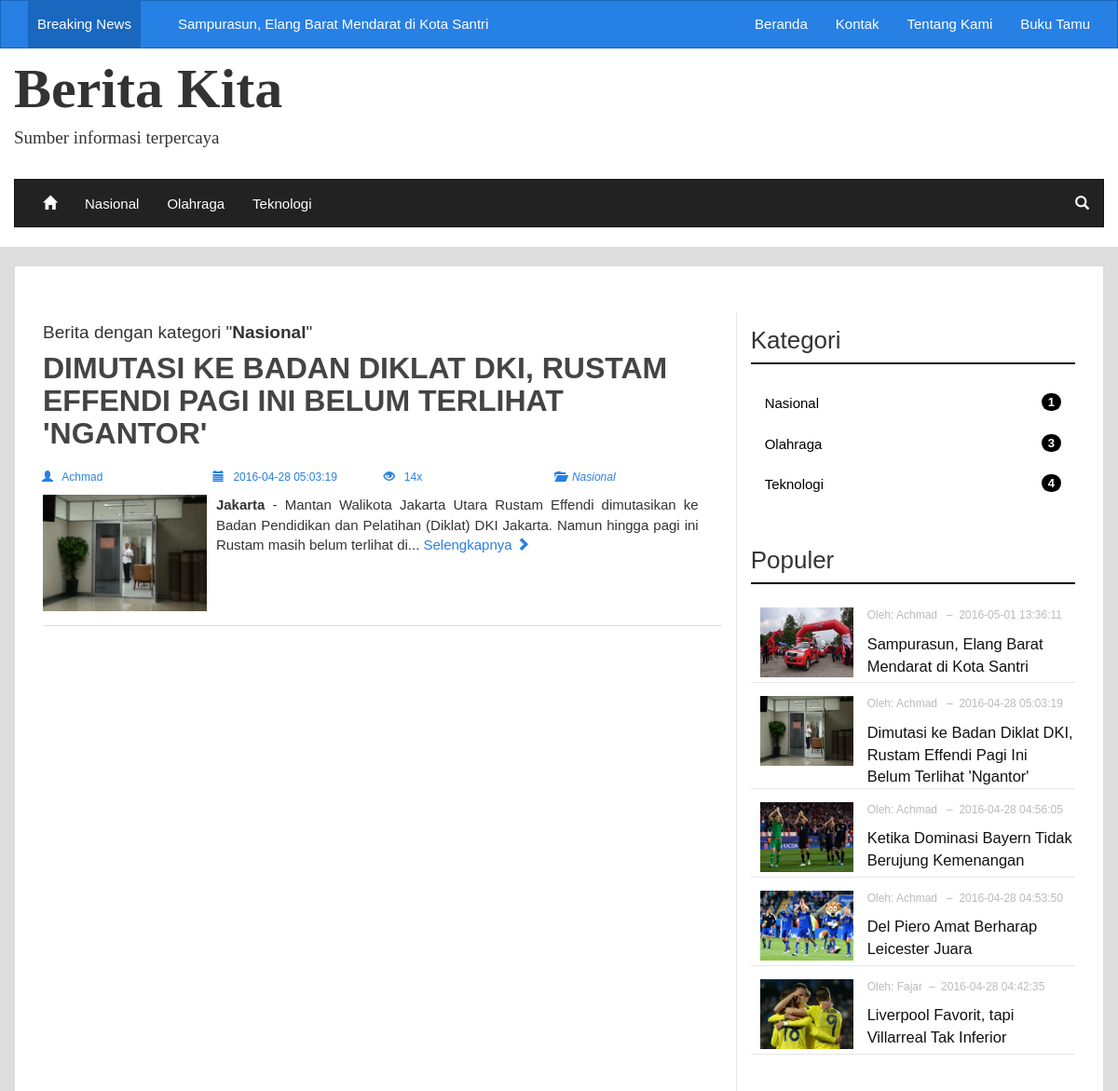
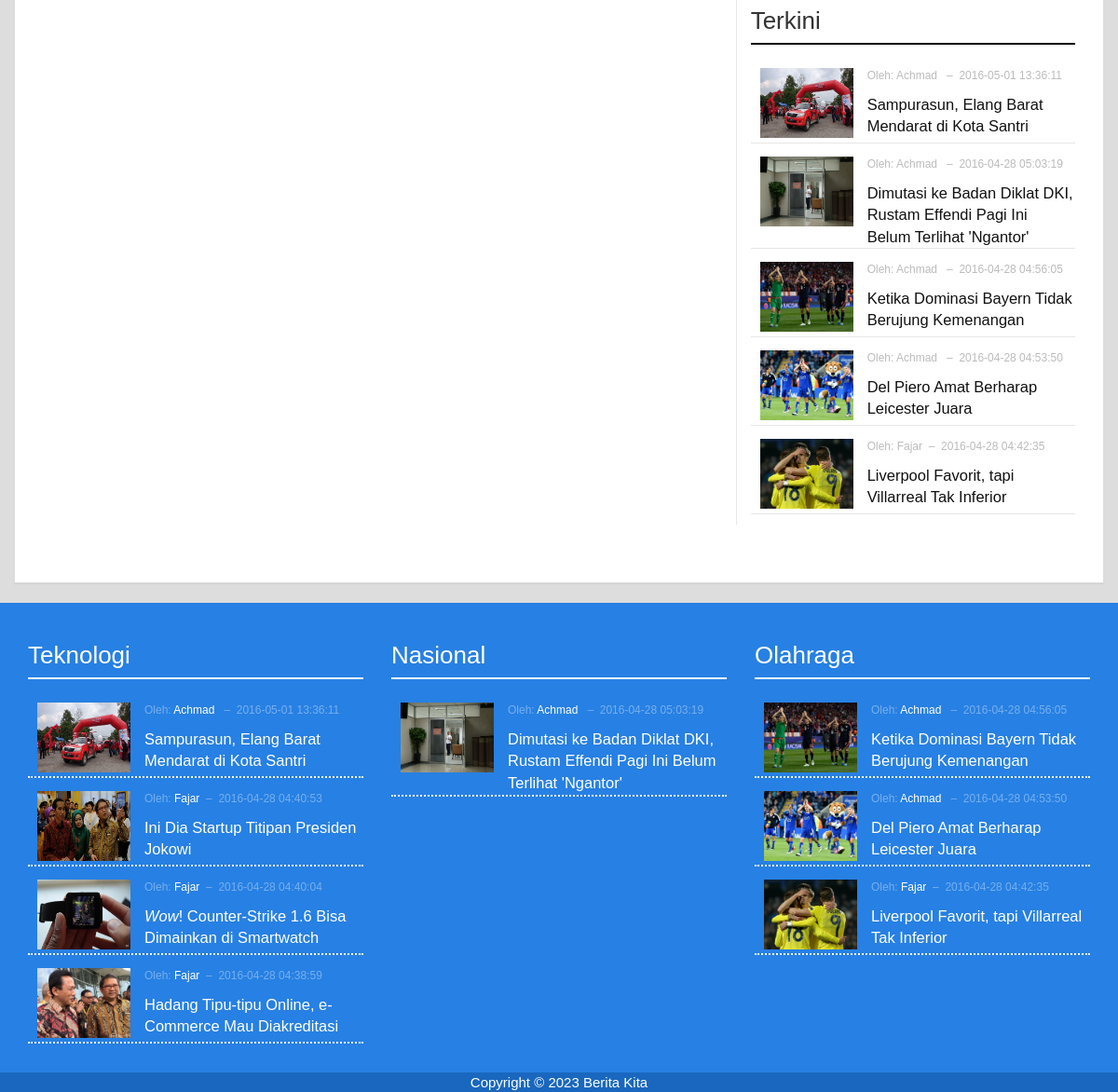
Screenshot of /portalberitatrending/kategori.php?id=1 with the database file from the repository (2 pictures, top to bottom).
### tables this page shows
CREATE TABLE `berita` (
  `id_berita` int(11) NOT NULL AUTO_INCREMENT,
  `judul` varchar(100) NOT NULL,
  `id_kategori` int(11) NOT NULL,
  `gambar` varchar(100) NOT NULL,
  `teks_berita` text NOT NULL,
  `tgl_posting` datetime NOT NULL,
  `id_admin` int(11) NOT NULL,
  `dilihat` int(11) NOT NULL,
  PRIMARY KEY (`id_berita`)
);

CREATE TABLE `halaman` (
  `id_hal` int(11) NOT NULL AUTO_INCREMENT,
  `nm_halaman` varchar(30) NOT NULL,
  `link` varchar(30) NOT NULL,
  PRIMARY KEY (`id_hal`)
);

CREATE TABLE `kategori` (
  `id_kategori` int(11) NOT NULL AUTO_INCREMENT,
  `kategori` varchar(30) NOT NULL,
  PRIMARY KEY (`id_kategori`)
);

### portalberitatrending/kategori.php (the view, shortened to what the rows shown need)
<?php include 'header.php';
$limit = 5;
if(isset($_GET['p'])){
    $noPage = $mysqli->real_escape_string($_GET['p']);
}
else $noPage = 1;
$offset = ($noPage - 1) * $limit;
$sqlKategori = "SELECT kategori FROM kategori WHERE id_kategori='".$mysqli->real_escape_string($_GET['id'])."'";
$qryKategori = $mysqli->query($sqlKategori);
$jumlah = $qryKategori->num_rows;
if ($jumlah > 0) {
	$kategori = $qryKategori->fetch_assoc();
	$sqlIndex = "SELECT
	berita.id_berita,
	berita.judul,
	berita.gambar,
	berita.teks_berita,
	berita.tgl_posting,
	berita.dilihat,
	admin.id_admin,
	admin.nama_lengkap,
	kategori.id_kategori,
	kategori.kategori
	FROM
	admin
	INNER JOIN berita ON admin.id_admin = berita.id_admin
	INNER JOIN kategori ON kategori.id_kategori = berita.id_kategori
	WHERE kategori.id_kategori = '".$mysqli->real_escape_string($_GET['id'])."'
	ORDER BY
	berita.tgl_posting DESC
	LIMIT ".$mysqli->real_escape_string($offset).",". $mysqli->real_escape_string($limit);
	$qryIndex = $mysqli->query($sqlIndex);
} else {
	echo "<script>window.location = '404.php'</script>";
}
?>
<div class="container-fluid">
	<div class="row">
		<div class="container konten-wrapper">
			<div class="panel panel-default">
				<div class="panel-body main">
					<div class="col-md-8">
						<h4>Berita dengan kategori "<strong><?php echo $kategori['kategori']; ?></strong>"</h4>
						<?php while ($post_kat = $qryIndex->fetch_assoc()) { ?>
						<div class="post">
							<div class="row post-title">
								<div class="col-sm-12">
									<a href="<?php echo $base_url."detail.php?id=".$post_kat['id_berita']."&amp;judul=".strtolower(str_replace(" ", "-",$post_kat['judul'])); ?>">
										<h2><?php echo strtoupper($post_kat['judul']); ?></h2>
									</a>
								</div>
							</div>
							<div class="row post-meta">
								<div class="col-sm-3">
									<i class="glyphicon glyphicon-user"></i>&nbsp;&nbsp;
									<a href="<?php echo $base_url."author.php?id=".$post_kat['id_admin']; ?>">
										<?php echo $post_kat['nama_lengkap']; ?>
									</a>
								</div>
								<div class="col-sm-3">
									<i class="glyphicon glyphicon-calendar"></i>&nbsp;&nbsp;
									<?php echo $post_kat['tgl_posting']; ?>
								</div>
								<div class="col-sm-3">
									<i class="glyphicon glyphicon-eye-open"></i>&nbsp;&nbsp;
									<?php echo $post_kat['dilihat']; ?>x
								</div>
								<div class="col-sm-3">
									<i class="glyphicon glyphicon-folder-open"></i>&nbsp;&nbsp;<em><?php echo $post_kat['kategori']; ?></em>
								</div>
							</div>
							<div class="row post-content">
								<div class="col-sm-12 excerpt">
									<img src="<?php echo $base_url."images/".$post_kat['gambar']; ?>" class="wow fadeIn">
									<?php echo substr($post_kat['teks_berita'], 0,200); ?>...
									<a href="<?php echo $base_url."detail.php?id=".$post_kat['id_berita']."&amp;judul=".
									strtolower(str_replace(' ', '-', $post_kat['judul'])); ?>">
										Selengkapnya <i class="glyphicon glyphicon-chevron-right"></i>
									</a>
								</div>
							</div>
						</div>
						<?php } ?>
					</div>
					<?php include 'sidebar.php'; ?>
				</div>
			</div>
		</div>
	</div>
</div>
<?php include 'footer.php'; ?>

### portalberitatrending/header.php (shortened to what the rows shown need)
<?php
require_once 'config/config.php';
require_once 'config/koneksi.php';
require_once 'lib/site_title.php';
$sqlHal = 'SELECT * FROM halaman';
$qryHal = $mysqli->query($sqlHal) or die($mysqli->error);
$sqlKat = 'SELECT
kategori.id_kategori,
kategori.kategori
FROM
kategori
INNER JOIN berita ON kategori.id_kategori = berita.id_kategori
GROUP BY
kategori.kategori
ORDER BY
kategori.id_kategori ASC
LIMIT 0, 5';
$qryKat = $mysqli->query($sqlKat) or die($mysqli->error);
$sqlBreaking = 'SELECT berita.id_berita, berita.judul FROM berita ORDER BY berita.tgl_posting DESC LIMIT 0, 5';
$qryBreaking = $mysqli->query($sqlBreaking);
$url = $_SERVER['REQUEST_URI'];
$explode_url = explode("/", $url);
?>
<!DOCTYPE html>
<html lang="en">
<head>
  <link rel="stylesheet" href="assets/bootstrap/css/bootstrap.min.css">
  <link rel="stylesheet" href="dist/css/hover-min.css">
  <link rel="stylesheet" href="assets/font-awesome/css/font-awesome.min.css">
  <link rel="stylesheet" href="dist/css/style.css">
  <link rel="stylesheet" href="assets/wow/css/animate.css">
</head>
<body>
<div class="container-fluid wrapper">
	<div class="row">
		<nav class="navbar navbar-inverse navbar-top">
  			<div class="container">
    			<div class="collapse navbar-collapse" id="bs-example-navbar-collapse-1">
              <ul class="nav navbar-nav headline-container">
                <li>
                  <ul id="headlines" class="headlines">
                    <?php while ($breaking_news = $qryBreaking->fetch_array()) { ?>
                    <li>
                      <a href="<?php echo $base_url."detail.php?id=".$breaking_news['id_berita']."&amp;judul=".strtolower(str_replace(" ", "-", $breaking_news['judul'])); ?>">
                        <?php echo $breaking_news['judul']; ?>
                      </a>
                    </li>
                    <?php } ?>
                  </ul>
                </li>
              </ul>
      				<ul class="nav navbar-nav navbar-right">
              <?php
                while ($hal=$qryHal->fetch_array()) {
                  if ($hal['link'] == $explode_url[2]) {
              ?>
                <li class="active"><a href="<?php echo $base_url.$hal['link']; ?>"><?php echo $hal['nm_halaman']; ?></a></li>
              <?php
                  } else {
              ?>
                <li><a href="<?php echo $base_url.$hal['link']; ?>"><?php echo $hal['nm_halaman']; ?></a></li>
              <?php
                  }
              ?>
              <?php } ?>
    	  			</ul>
    			</div>
  			</div>
		</nav>
	</div>
	<div class="row header-wrapper">
		<div class="container">
		  <nav class="navbar navbar-default navbar-bottom">
  			<div class="container-fluid">
    			<div class="collapse navbar-collapse" id="bs-example-navbar-collapse-2">
      				<ul class="nav navbar-nav">
              <?php while ($kat_menu=$qryKat->fetch_array()) { ?>
              <?php if (isset($_GET['kat']) && $kat_menu['id_kategori'] == $_GET['id']) { ?>
	        			<li class="active">
                  <a class="hvr-sweep-to-top" href="<?php echo $base_url."kategori.php?id=".$kat_menu['id_kategori']."&amp;kat=".strtolower($kat_menu['kategori']); ?>">
                    <?php echo $kat_menu['kategori']; ?>
                    </a>
                </li>
              <?php } else { ?>
	        			<li>
                  <a class="hvr-sweep-to-top" href="<?php echo $base_url."kategori.php?id=".$kat_menu['id_kategori']."&amp;kat=".strtolower($kat_menu['kategori']); ?>">
                    <?php echo $kat_menu['kategori']; ?>
                  </a>
                </li>
              <?php } ?>
              <?php } ?>
    	  			</ul>
    			</div>
  			</div>
		  </nav>
		</div>
	</div>
</div>

### portalberitatrending/sidebar.php (shortened to what the rows shown need)
<?php
$kategori_list = 'SELECT
					kategori.kategori,
					Count(berita.id_berita) AS jumlah,
					kategori.id_kategori
					FROM
					berita
					INNER JOIN kategori ON berita.id_kategori = kategori.id_kategori
					GROUP BY
					kategori.kategori,
					kategori.id_kategori';
$list_kategori = $mysqli->query($kategori_list) or die($mysqli->error);
$terkini = 'SELECT
berita.id_berita,
berita.judul,
berita.gambar,
berita.tgl_posting,
berita.id_admin,
admin.nama_lengkap
FROM
berita
INNER JOIN admin ON berita.id_admin = admin.id_admin
ORDER BY
berita.tgl_posting DESC
LIMIT 0, 5
';
$populer = 'SELECT
berita.id_berita,
berita.judul,
berita.gambar,
berita.tgl_posting,
admin.nama_lengkap,
berita.id_admin,
berita.dilihat
FROM
berita
INNER JOIN admin ON berita.id_admin = admin.id_admin
ORDER BY
berita.dilihat DESC
LIMIT 0, 5
';
$list_terkini = $mysqli->query($terkini) or die ($mysqli->error);
$list_populer = $mysqli->query($populer) or die ($mysqli->error);
?>
					<div class="col-md-4 sidebar">
						<div class="sidebar-item kategori">
							<h3 class="page-header">Kategori</h5>
							<ul class="nav nav-pills nav-stacked nav-kat">
							<?php while ($data_kat = $list_kategori->fetch_array()) { ?>
							<?php if (isset($_GET['kat']) && $data_kat['id_kategori'] == $_GET['id'] ) { ?>
								<li class="active">
									<a href="<?php echo $base_url."kategori.php?id=".$data_kat['id_kategori']."&amp;kat=".strtolower($data_kat['kategori']); ?>">
									<?php echo $data_kat['kategori']; ?> <span class="badge pull-right"><?php echo $data_kat['jumlah'] ?></span></a>
								</li>
							<?php } else { ?>
								<li>
									<a href="<?php echo $base_url."kategori.php?id=".$data_kat['id_kategori']."&amp;kat=".strtolower($data_kat['kategori']); ?>">
									<?php echo $data_kat['kategori']; ?> <span class="badge pull-right"><?php echo $data_kat['jumlah'] ?></span></a>
								</li>
							<?php } ?>
							<?php } ?>
							</ul>
						</div>
						<div class="sidebar-item">
							<ul class="news-list">
							<?php while ($populer_list = $list_populer->fetch_array()) { ?>
								<li>
									<a <a href="<?php echo $base_url."detail.php?id=".$populer_list['id_berita']."&amp;judul=".strtolower(str_replace(" ", "-", $populer_list['judul'])); ?>">
										<img src="<?php echo $base_url."images/".$populer_list['gambar']; ?>" class="img-responsive wow fadeIn">
									</a>
									<p>Oleh: <a href="<?php echo $base_url."author.php?id=".$populer_list['id_admin']; ?>"><?php echo $populer_list['nama_lengkap']; ?></a>&nbsp;&nbsp;&ndash;&nbsp;&nbsp;<?php echo $populer_list['tgl_posting']; ?></p>
									<a href="<?php echo $base_url."detail.php?id=".$populer_list['id_berita']."&amp;judul=".strtolower(str_replace(" ", "-", $populer_list['judul'])); ?>">
										<?php echo $populer_list['judul']; ?>
									</a>
								</li>
							<?php } ?>
							</ul>
						</div>
						<div class="sidebar-item">
							<ul class="news-list">
							<?php while ($terkini_list = $list_terkini->fetch_array()) { ?>
								<li>
									<a href="<?php echo $base_url."detail.php?id=".$terkini_list['id_berita']."&amp;judul=".strtolower(str_replace(" ", "-", $terkini_list['judul'])); ?>">
										<img src="<?php echo $base_url."images/".$terkini_list['gambar']; ?>" class="img-responsive wow fadeIn">
									</a>
									<p>Oleh: <a href="<?php echo $base_url."author.php?id=".$terkini_list['id_admin']; ?>"><?php echo $terkini_list['nama_lengkap']; ?></a>&nbsp;&nbsp;&ndash;&nbsp;&nbsp;<?php echo $terkini_list['tgl_posting']; ?></p>
									<a href="<?php echo $base_url."detail.php?id=".$terkini_list['id_berita']."&amp;judul=".strtolower(str_replace(" ", "-", $terkini_list['judul'])); ?>">
										<?php echo $terkini_list['judul']; ?>
									</a>
								</li>
							<?php } ?>
							</ul>
						</div>
					</div>

### portalberitatrending/footer.php (shortened to what the rows shown need)
<?php
$nasional = 'SELECT
berita.id_berita,
berita.judul,
berita.gambar,
berita.tgl_posting,
berita.id_admin,
admin.nama_lengkap,
berita.dilihat,
kategori.id_kategori
FROM
berita
INNER JOIN admin ON berita.id_admin = admin.id_admin
INNER JOIN kategori ON kategori.id_kategori = berita.id_kategori
WHERE
berita.id_kategori = "1"
ORDER BY
berita.tgl_posting DESC
LIMIT 0, 5';
$olahraga = 'SELECT
berita.id_berita,
berita.judul,
berita.gambar,
berita.tgl_posting,
berita.id_admin,
admin.nama_lengkap,
berita.dilihat,
kategori.id_kategori
FROM
berita
INNER JOIN admin ON berita.id_admin = admin.id_admin
INNER JOIN kategori ON kategori.id_kategori = berita.id_kategori
WHERE
berita.id_kategori = "2"
ORDER BY
berita.tgl_posting DESC
LIMIT 0, 5';
$teknologi = 'SELECT
berita.id_berita,
berita.judul,
berita.gambar,
berita.tgl_posting,
berita.id_admin,
admin.nama_lengkap,
berita.dilihat,
kategori.id_kategori
FROM
berita
INNER JOIN admin ON berita.id_admin = admin.id_admin
INNER JOIN kategori ON kategori.id_kategori = berita.id_kategori
WHERE
berita.id_kategori = "3"
ORDER BY
berita.tgl_posting DESC
LIMIT 0, 5';
$list_nasional = $mysqli->query($nasional) or die("Error Nasional:".$mysqli->error);
$list_olahraga = $mysqli->query($olahraga) or die("Error Olahraga".$mysqli->error);
$list_teknologi = $mysqli->query($teknologi) or die("Error Teknologi".$mysqli->error);
 ?>
<div class="container-fluid footer">
	<div class="row footer-upper">
		<div class="container">
			<div class="col-md-4">
				<ul class="news-list">
				<?php while ($teknologi_list = $list_teknologi->fetch_array()) { ?>
					<li>
						<a href="<?php echo $base_url."detail.php?id=".$teknologi_list['id_berita']."&amp;judul=".strtolower(str_replace(" ", "-", $teknologi_list['judul'])); ?>">
							<img src="<?php echo $base_url."images/".$teknologi_list['gambar']; ?>" class="img-responsive wow fadeIn">
						</a>
						<p>Oleh: <a href="<?php echo $base_url."author.php?id=".$teknologi_list['id_admin']; ?>"><?php echo $teknologi_list['nama_lengkap']; ?></a>&nbsp;&nbsp;&ndash;&nbsp;&nbsp;<?php echo $teknologi_list['tgl_posting']; ?></p>
						<a href="<?php echo $base_url."detail.php?id=".$teknologi_list['id_berita']."&amp;judul=".strtolower(str_replace(" ", "-", $teknologi_list['judul'])); ?>">
							<?php echo $teknologi_list['judul']; ?>
						</a>
					</li>
				<?php } ?>
				</ul>
			</div>
			<div class="col-md-4">
				<ul class="news-list">
				<?php while ($nasional_list = $list_nasional->fetch_array()) { ?>
					<li>
						<a href="<?php echo $base_url."detail.php?id=".$nasional_list['id_berita']."&amp;judul=".strtolower(str_replace(" ", "-", $nasional_list['judul'])); ?>">
							<img src="<?php echo $base_url."images/".$nasional_list['gambar']; ?>" class="img-responsive wow fadeIn">
						</a>
						<p>Oleh: <a href="<?php echo $base_url."author.php?id=".$nasional_list['id_admin']; ?>"><?php echo $nasional_list['nama_lengkap']; ?></a>&nbsp;&nbsp;&ndash;&nbsp;&nbsp;<?php echo $nasional_list['tgl_posting']; ?></p>
						<a href="<?php echo $base_url."detail.php?id=".$nasional_list['id_berita']."&amp;judul=".strtolower(str_replace(" ", "-", $nasional_list['judul'])); ?>">
							<?php echo $nasional_list['judul']; ?>
						</a>
					</li>
				<?php } ?>
				</ul>
			</div>
			<div class="col-md-4">
				<ul class="news-list">
				<?php while ($olahraga_list = $list_olahraga->fetch_array()) { ?>
					<li>
						<a href="<?php echo $base_url."detail.php?id=".$olahraga_list['id_berita']."&amp;judul=".strtolower(str_replace(" ", "-", $olahraga_list['judul'])); ?>">
							<img src="<?php echo $base_url."images/".$olahraga_list['gambar']; ?>" class="img-responsive wow fadeIn">
						</a>
						<p>Oleh: <a href="<?php echo $base_url."author.php?id=".$olahraga_list['id_admin']; ?>"><?php echo $olahraga_list['nama_lengkap']; ?></a>&nbsp;&nbsp;&ndash;&nbsp;&nbsp;<?php echo $olahraga_list['tgl_posting']; ?></p>
						<a href="<?php echo $base_url."detail.php?id=".$olahraga_list['id_berita']."&amp;judul=".strtolower(str_replace(" ", "-", $olahraga_list['judul'])); ?>">
							<?php echo $olahraga_list['judul']; ?>
						</a>
					</li>
				<?php } ?>
				</ul>
			</div>
		</div>
	</div>
</div>
</body>
</html>

### rows the page displays
berita: judul "Sampurasun, Elang Barat Mendarat di Kota Santri", gambar (picture), id_admin.nama_lengkap "Achmad", tgl_posting "2016-05-01 13:36:11"
halaman: nm_halaman "Kontak"
halaman: nm_halaman "Tentang Kami"
halaman: nm_halaman "Buku Tamu"
kategori: kategori "Nasional", jumlah "1"
kategori: kategori "Olahraga", jumlah "3"
kategori: kategori "Teknologi", jumlah "4"
berita: judul "DIMUTASI KE BADAN DIKLAT DKI, RUSTAM EFFENDI PAGI INI BELUM TERLIHAT 'NGANTOR'", id_admin.nama_lengkap "Achmad", tgl_posting "2016-04-28 05:03:19", dilihat "14", id_kategori.kategori "Nasional", gambar (picture), teks_berita "Jakarta - Mantan Walikota Jakarta Utara Rustam Effendi dimutasikan ke Badan Pendidikan dan Pelatihan (Diklat) DKI Jakarta. Namun hingga pagi ini Rustam masih belum terlihat di", judul "Dimutasi ke Badan Diklat DKI, Rustam Effendi Pagi Ini Belum Terlihat 'Ngantor'"
berita: gambar (picture), id_admin.nama_lengkap "Achmad", tgl_posting "2016-04-28 04:56:05", judul "Ketika Dominasi Bayern Tidak Berujung Kemenangan"
berita: gambar (picture), id_admin.nama_lengkap "Achmad", tgl_posting "2016-04-28 04:53:50", judul "Del Piero Amat Berharap Leicester Juara"
berita: gambar (picture), id_admin.nama_lengkap "Fajar", tgl_posting "2016-04-28 04:42:35", judul "Liverpool Favorit, tapi Villarreal Tak Inferior"
berita: gambar (picture), id_admin.nama_lengkap "Fajar", tgl_posting "2016-04-28 04:40:53", judul "Ini Dia Startup Titipan Presiden Jokowi"
berita: gambar (picture), id_admin.nama_lengkap "Fajar", tgl_posting "2016-04-28 04:40:04", judul "Wow ! Counter-Strike 1.6 Bisa Dimainkan di Smartwatch"
berita: gambar (picture), id_admin.nama_lengkap "Fajar", tgl_posting "2016-04-28 04:38:59", judul "Hadang Tipu-tipu Online, e-Commerce Mau Diakreditasi"
